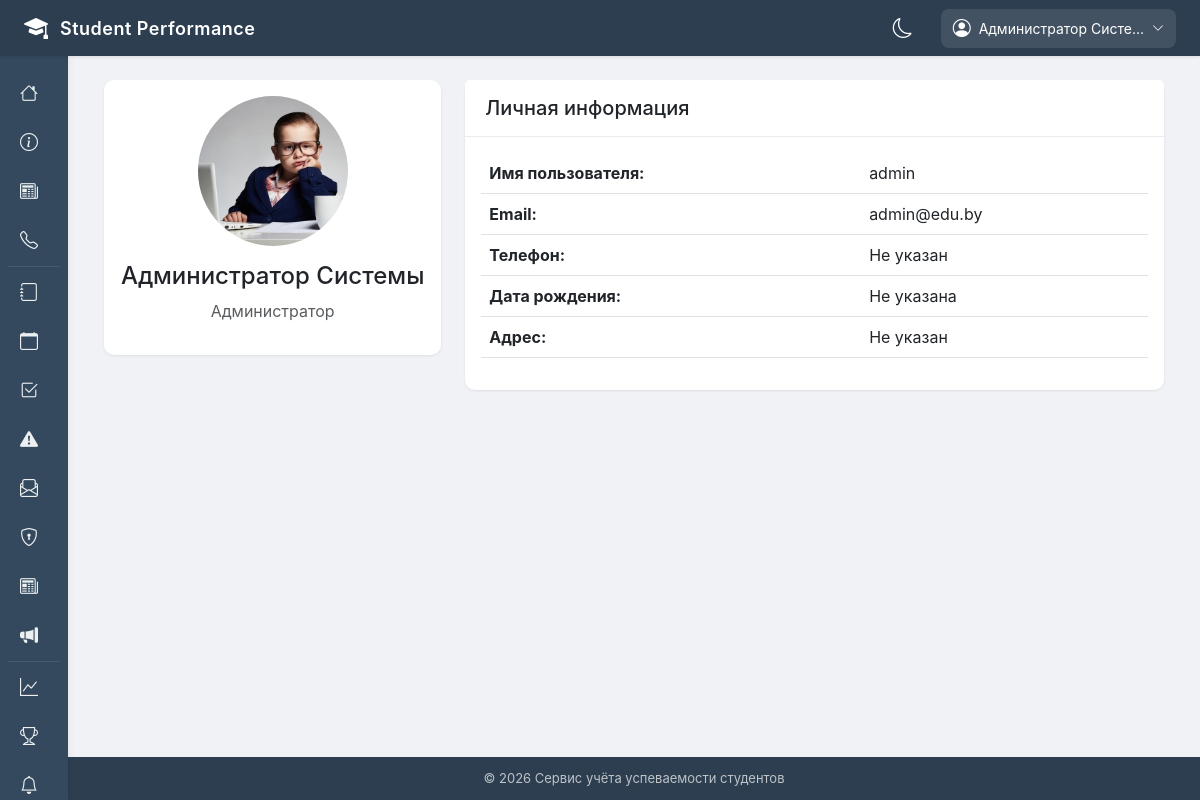
/profile/ (signed in), run on the app's committed database.
### apps/accounts/models.py (models this page shows, shortened)
class User(AbstractUser):
    ROLE_CHOICES = [
        ('admin', 'Администратор'),
        ('teacher', 'Преподаватель'),
        ('student', 'Студент'),
        ('headman', 'Староста'),
        ('curator', 'Куратор'),
    ]
    role = models.CharField(max_length=20, choices=ROLE_CHOICES, default='student', verbose_name='Роль')
    phone_number = models.CharField(
        max_length=20,
        blank=True,
        null=True,
        validators=[RegexValidator(r'^\+375 \(\d{2}\) \d{3}-\d{2}-\d{2}$')],
        verbose_name='Номер телефона'
    )
    avatar = models.ImageField(upload_to='avatars/', blank=True, null=True, verbose_name='Аватар')
    date_of_birth = models.DateField(blank=True, null=True, verbose_name='Дата рождения')
    address = models.TextField(blank=True, null=True, verbose_name='Адрес')
    class Meta:
        verbose_name = 'Пользователь'
        verbose_name_plural = 'Пользователи'
        ordering = ['last_name', 'first_name']

### apps/accounts/views.py (the view)
# urls.py: path('profile/', views.profile, name='profile'),
@login_required
def profile(request):
    return render(request, 'accounts/profile.html', {'user': request.user})

### apps/chat/context_processors.py (called while the page is built)
def chat_unread_count(request):
    if request.user.is_authenticated:
        rooms = ChatRoom.objects.filter(participants=request.user)
        unread_count = 0
        for room in rooms:
            unread_count += room.messages.filter(is_read=False).exclude(sender=request.user).count()
        return {'chat_unread_count': unread_count}
    return {'chat_unread_count': 0}

### apps/core/context_processors.py (called while the page is built)
def notifications_processor(request):
    unread_count = 0
    if request.user.is_authenticated:
        unread_count = Notification.objects.filter(user=request.user, is_read=False).count()
    return {'unread_count': unread_count}

### templates/accounts/profile.html (shortened to what this page needs)
{% extends 'base.html' %}
{% block content %}
<div class="container">
    <div class="row">
        <div class="col-md-4">
            <div class="card">
                <div class="card-body text-center">
                    {% if user.avatar %}
                        <img src="{{ user.avatar.url }}" class="rounded-circle img-fluid mb-3" style="width: 150px; height: 150px; object-fit: cover;">
                    {% else %}
                        <div class="bg-secondary rounded-circle d-inline-flex align-items-center justify-content-center mb-3" style="width: 150px; height: 150px;">
                            <i class="bi bi-person-fill" style="font-size: 80px; color: white;"></i>
                        </div>
                    {% endif %}
                    <h4>{{ user.get_full_name|default:user.username }}</h4>
                    <p class="text-muted">{{ user.get_role_display }}</p>
                </div>
            </div>
        </div>
        <div class="col-md-8">
            <div class="card">
                <div class="card-header">
                    <h5 class="mb-0">Личная информация</h5>
                </div>
                <div class="card-body">
                    <table class="table">
                        <tr>
                            <th>Имя пользователя:</th>
                            <td>{{ user.username }}</td>
                        </tr>
                        <tr>
                            <th>Email:</th>
                            <td>{{ user.email }}</td>
                        </tr>
                        <tr>
                            <th>Телефон:</th>
                            <td>{{ user.phone_number|default:"Не указан" }}</td>
                        </tr>
                        <tr>
                            <th>Дата рождения:</th>
                            <td>{{ user.date_of_birth|default:"Не указана" }}</td>
                        </tr>
                        <tr>
                            <th>Адрес:</th>
                            <td>{{ user.address|default:"Не указан" }}</td>
                        </tr>
                    </table>
                </div>
            </div>
        </div>
    </div>
</div>
{% endblock %}

### templates/base.html (shortened to what this page needs)
<!DOCTYPE html>
<html lang="ru">
<head>
    <link href="https://cdn.jsdelivr.net/npm/bootstrap@5.3.0/dist/css/bootstrap.min.css" rel="stylesheet">
    <link rel="stylesheet" href="https://cdn.jsdelivr.net/npm/bootstrap-icons@1.11.0/font/bootstrap-icons.css">
</head>
<body>
    <div class="top-header">
        <div class="logo-area">
            <a href="{% url 'home' %}" style="text-decoration: none; color: white; display: flex; align-items: center; gap: 12px;">
                <i class="bi bi-mortarboard-fill"></i>
                <span>Student Performance</span>
            </a>
        </div>
        <div class="header-right">
            <div class="theme-toggle-header" onclick="toggleDarkMode()">
                <i id="themeIcon" class="bi bi-moon"></i>
            </div>
            {% if user.is_authenticated %}
                <div class="user-menu">
                    <div class="user-btn">
                        <i class="bi bi-person-circle"></i>
                        <span>{{ user.get_full_name|default:user.username|truncatechars:20 }}</span>
                        <i class="bi bi-chevron-down" style="font-size: 12px;"></i>
                    </div>
                </div>
            {% endif %}
        </div>
    </div>
    <div class="sidebar">
        <ul class="nav-links">
            <li>
                <a href="{% url 'home' %}">
                    <i class="bi bi-house"></i>
                </a>
            </li>
            <li>
                <a href="{% url 'about' %}">
                    <i class="bi bi-info-circle"></i>
                </a>
            </li>
            <li>
                <a href="{% url 'news_list' %}">
                    <i class="bi bi-newspaper"></i>
                </a>
            </li>
            <li>
                <a href="{% url 'contacts' %}">
                    <i class="bi bi-telephone"></i>
                </a>
            </li>
            {% if user.is_authenticated %}
                <li class="sidebar-divider"></li>
                {% if user.role == 'student' or user.role == 'headman' %}
                    <li>
                        <a href="{% url 'gradebook_view' %}">
                            <i class="bi bi-journal"></i>
                            <span>Зачётка</span>
                        </a>
                    </li>
                    <li>
                        <a href="{% url 'student_statistics' %}">
                            <i class="bi bi-graph-up"></i>
                            <span>Статистика</span>
                        </a>
                    </li>
                    <li>
                        <a href="{% url 'schedule_view' %}">
                            <i class="bi bi-calendar"></i>
                            <span>Расписание</span>
                        </a>
                    </li>
                    <li>
                        <a href="{% url 'student_attendance' %}">
                            <i class="bi bi-calendar-check"></i>
                            <span>Посещаемость</span>
                        </a>
                    </li>
                    <li>
                        <a href="{% url 'assignments_list' %}">
                            <i class="bi bi-journal-bookmark-fill"></i>
                            <span>Задания</span>
                        </a>
                    </li>
                    <li>
                        <a href="{% url 'requests_list' %}">
                            <i class="bi bi-envelope"></i>
                            <span>Заявки</span>
                        </a>
                    </li>
                    <li>
                        <a href="{% url 'group_list' %}">
                            <i class="bi bi-people-fill"></i>
                            <span>Моя группа</span>
                        </a>
                    </li>
                    <li>
                        <a href="{% url 'penalties_list' %}">
                            <i class="bi bi-exclamation-triangle-fill"></i>
                            <span>Взыскания</span>
                        </a>
                    </li>
                    <li>
                        <a href="{% url 'student_announcements' %}">
                            <i class="bi bi-megaphone-fill"></i>
                            <span>Объявления</span>
                        </a>
                    </li>
                {% elif user.is_superuser %}
                    <li>
                        <a href="{% url 'admin_all_grades' %}">
                            <i class="bi bi-journal"></i>
                        </a>
                    </li>
                    <li>
                        <a href="{% url 'admin_all_schedule' %}">
                            <i class="bi bi-calendar"></i>
                        </a>
                    </li>
                    <li>
                        <a href="{% url 'admin_attendance' %}">
                            <i class="bi bi-check2-square"></i>
                        </a>
                    </li>
                    <li>
                        <a href="{% url 'admin_penalties' %}">
                            <i class="bi bi-exclamation-triangle-fill"></i>
                        </a>
                    </li>
                    <li>
                        <a href="{% url 'admin_requests' %}">
                            <i class="bi bi-envelope-paper"></i>
                        </a>
                    </li>
                    <li>
                        <a href="/admin/">
                            <i class="bi bi-shield-lock"></i>
                        </a>
                    </li>
                    <li>
                        <a href="{% url 'admin_news' %}">
                            <i class="bi bi-newspaper"></i>
                        </a>
                    </li>
                    <li>
                        <a href="{% url 'admin_announcements' %}">
                            <i class="bi bi-megaphone-fill"></i>
                        </a>
                    </li>
                {% endif %}
                <li class="sidebar-divider"></li>
                {% if user.role == 'student' or user.role == 'headman' or user.is_superuser or user.role == 'teacher'%}
                    <li>
                    <a href="{% url 'analytics_dashboard' %}">
                        <i class="bi bi-graph-up"></i>
                    </a>
                    </li>
                {% endif %}
                <li>
                    <a href="{% url 'rating_list' %}">
                        <i class="bi bi-trophy"></i>
                    </a>
                </li>
                <li>
                    <a href="{% url 'notifications_list' %}">
                        <i class="bi bi-bell"></i>
                    </a>
                </li>
            {% endif %}
        </ul>
    </div>
    <div class="main-content">
        <div class="content-wrapper">
            {% block content %}{% endblock %}
        </div>
        <footer>
            <div class="container">
                <p class="mb-0">&copy; 2026 Сервис учёта успеваемости студентов</p>
            </div>
        </footer>
    </div>
</body>
</html>

### templates/base.html (style rules this page uses)
* { margin: 0; padding: 0; box-sizing: border-box; }
html, body { height: 100%; min-height: 100vh; }
body { display: flex; min-height: 100vh; background-color: #f0f2f5; font-family: -apple-system, BlinkMacSystemFont, 'Segoe UI', Roboto, 'Helvetica Neue', Arial, sans-serif; }
.top-header { position: fixed; top: 0; left: 0; right: 0; height: 56px; background: #2c3e50; color: white; display: flex; align-items: center; justify-content: space-between; padding: 0 24px; z-index: 1001; box-shadow: 0 1px 3px rgba(0,0,0,0.1); }
.logo-area { display: flex; align-items: center; gap: 12px; }
.logo-area i { font-size: 24px; }
.logo-area span { font-size: 18px; font-weight: 600; letter-spacing: 0.5px; }
.header-right { display: flex; align-items: center; gap: 20px; }
.theme-toggle-header { cursor: pointer; background: none; border: none; padding: 8px; border-radius: 8px; transition: background 0.2s; display: flex; align-items: center; justify-content: center; }
.theme-toggle-header i { font-size: 20px; color: white; }
.user-menu { position: relative; }
.user-btn { cursor: pointer; display: flex; align-items: center; gap: 8px; background: rgba(255,255,255,0.1); border-radius: 8px; padding: 6px 12px; transition: background 0.2s; }
.user-btn i:first-child { font-size: 18px; }
.user-btn span { font-size: 14px; }
.sidebar { position: fixed; left: 0; top: 56px; height: calc(100vh - 56px); width: 68px; background: #34495e; transition: width 0.25s ease; z-index: 1000; overflow-x: hidden; overflow-y: auto; box-shadow: 2px 0 5px rgba(0,0,0,0.05); }
.sidebar .nav-links { list-style: none; padding: 12px 0; }
.sidebar .nav-links li { margin: 2px 8px; border-radius: 8px; }
.sidebar .nav-links li a { color: #ecf0f1; text-decoration: none; display: flex; align-items: center; gap: 14px; white-space: nowrap; padding: 10px 12px; border-radius: 8px; font-size: 13px; font-weight: 500; }
.sidebar .nav-links li a i { font-size: 18px; min-width: 24px; }
.sidebar-divider { height: 1px; background: rgba(255,255,255,0.1); margin: 12px 8px; }
.main-content { margin-left: 68px; margin-top: 56px; transition: margin-left 0.25s ease; flex: 1; display: flex; flex-direction: column; min-height: calc(100vh - 56px); background-color: #f0f2f5; }
.content-wrapper { flex: 1; padding: 24px; background-color: #f0f2f5; }
.card { border: none; border-radius: 10px; box-shadow: 0 1px 3px rgba(0,0,0,0.08); transition: box-shadow 0.2s; background-color: white; }
.card-header { background-color: white; border-bottom: 1px solid #e9ecef; padding: 16px 20px; font-weight: 600; }
footer { background-color: #2c3e50; color: #bdc3c7; padding: 12px 0; text-align: center; font-size: 13px; }
.table { background-color: transparent; }

### data on the page
User: get_full_name "Администратор Систе…", avatar (picture), get_full_name "Администратор Системы", role "Администратор", username "admin", email "admin@edu.by", phone_number "Не указан", date_of_birth "Не указана", address "Не указан"
